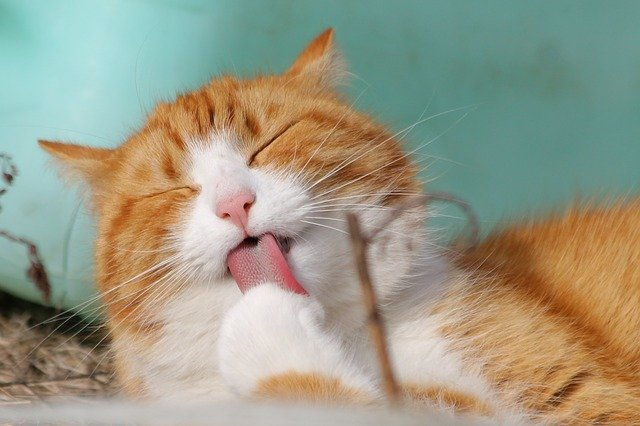
#> input picture Python/OpenCV/cat.jpg, 640 x 426 px
$ python '9. image_rotate.py'
#> lines starting #> are read from the running program, lines starting #| are printed output that depends on the picture
# 이미지 회전

import cv2

img = cv2.imread('cat.jpg')
#> img is the input picture: shape (426, 640, 3); mean B, G, R 134.1, 154.2, 155.2

# 시계 방향 : 90도
rotate_90 = cv2.rotate(img, cv2.ROTATE_90_CLOCKWISE)
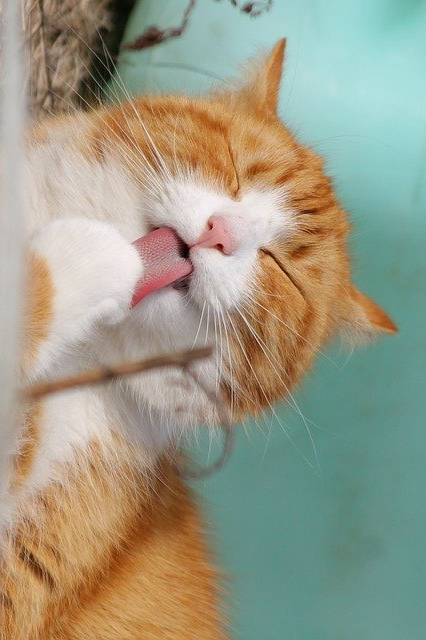
#> rotate_90: shape (640, 426, 3); mean B, G, R 134.1, 154.2, 155.2
# cv2.ROTATE_90_CLOCKWISE        = 시계 방향으로 90도 회전
# cv2.ROTATE_180                 = 180도 회전
# cv2.ROTATE_90_COUNTERCLOCKWISE = 시계 반대방향으로 90도 회전(시계 방향으로 270도 회전)

cv2.imshow('img', img)
cv2.imshow('rotate_90', rotate_90)

cv2.waitKey(0)
cv2.destroyAllWindows()

$ run again, with Python/OpenCV/newspaper.jpg copied over Python/OpenCV/cat.jpg
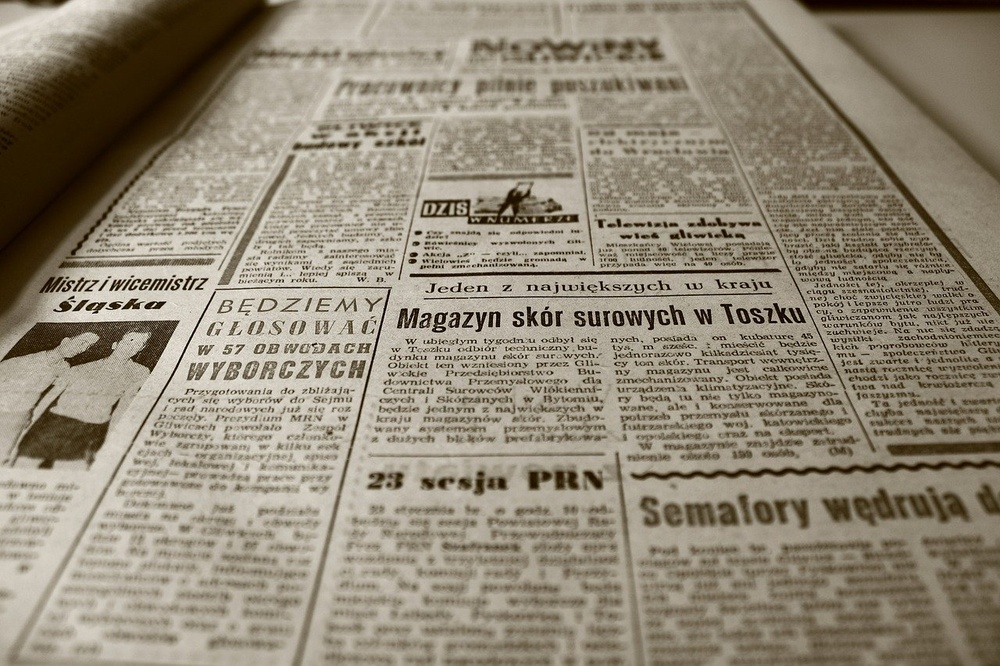
#> input picture Python/OpenCV/newspaper.jpg, 1000 x 666 px, shrunk from 1280 x 853 before the run
#> img is the input picture: shape (666, 1000, 3); mean B, G, R 118.1, 135.9, 145.1
#> `rotate_90 = cv2.rotate(img, cv2.ROTATE_90_CLOCKWISE)`:
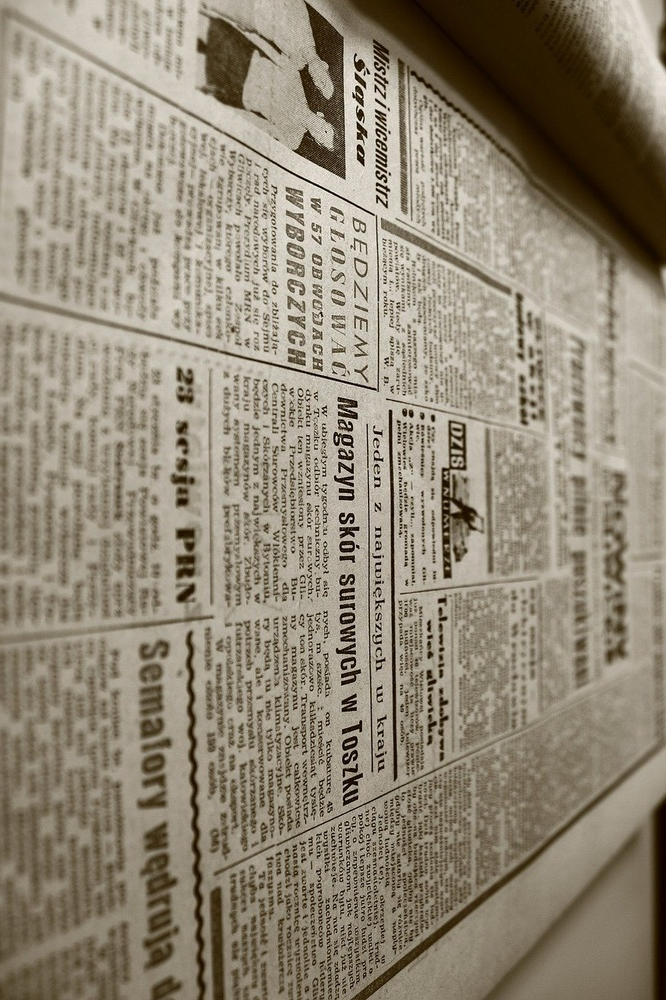
#> rotate_90: shape (1000, 666, 3); mean B, G, R 118.1, 135.9, 145.1
